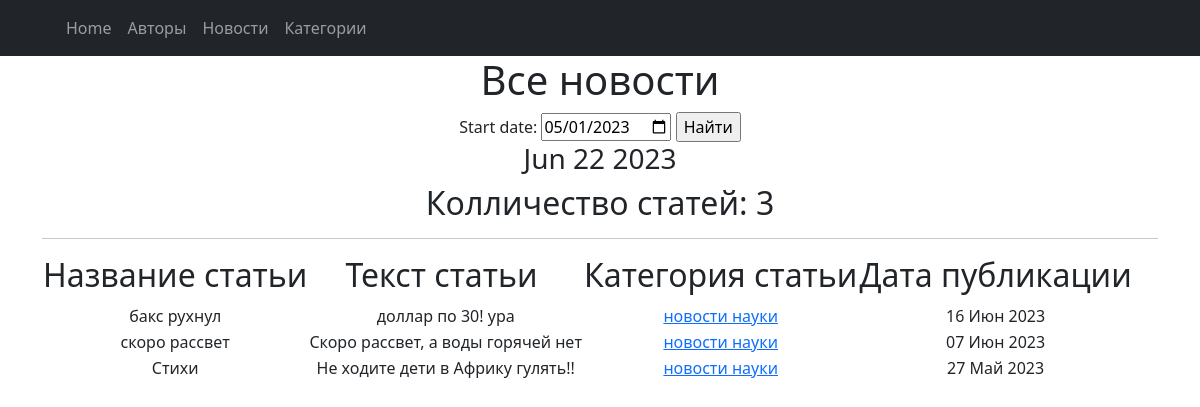
Page /category/4 on the committed database.
### news/models.py (models this page shows, shortened)
class Post(models.Model):
    objects = None
    news = 'NW'
    states = 'PS'
    TYPE = [
        (news, 'Новость'),
        (states, 'Статья')
    ]
    post_tip = models.CharField(max_length=10, choices=TYPE, default=states)
    date_in = models.DateField(auto_now_add=True)
    header = models.CharField(max_length=255)
    contents = models.TextField(blank=True)
    author = models.ForeignKey(Author, on_delete=models.CASCADE)
    category = models.ManyToManyField(to=Category, through='PostCategory', related_name='PostCategory')
    rating_post = models.IntegerField(default=0, validators=[MinValueValidator(0.0)])

class Category(models.Model):
    objects = None
    name = models.CharField(max_length=20, default='местные новости')
    subscribers = models.ManyToManyField(User, blank=True, null=True, related_name='subscribers')

### news/views.py (the view)
# urls.py: path('category/<int:pk>', PostCategory.as_view(), name='posts_of_category_list'),
class PostCategory(ListView):
    model = Post
    ordering = '-id'
    template_name = 'post/news.html'
    context_object_name = 'posts'
    def get_queryset(self):
        self.queryset = Category.objects.get(pk=self.kwargs['pk']).PostCategory.all()
        return super().get_queryset()
    def get_context_data(self, **kwargs):
        context = super().get_context_data(**kwargs)
        context['is_not_subscribers'] = self.request.user not in Category.objects.get(pk=self.kwargs['pk']).subscribers.all()
        context['category'] = self.queryset
        return context

### news/templatetags/custom_tags.py (called while the page is built)
@register.simple_tag()
def current_time(format_string='%b %d %Y'):
   return datetime.utcnow().strftime(format_string)

### templates/post/news.html (shortened to what this page needs)
{% extends 'flatpages/default.html' %}
     {% load custom_filter %}
     {% load custom_tags %}
        {% block content %}
           <h1>Все новости</h1>
           <form action=" " method="get">
               <label for="start">Start date:</label>
            <input type="date" id="start" name="date_in__iexact"
               value="2023-05-01"
               min="2018-01-01" max="2023-12-31">
               <input type="submit" value="Найти" />
   </form>
        <h3>{% current_time '%b %d %Y' %}</h3>
        <h2>Колличество статей: {{ posts|length  }} </h2>
           <hr>
           {% if posts %}
               <table>
                   <tr>
                       <td><h2>Название статьи</h2></td>
                       <td><h2>Текст статьи&nbsp;</h2></td>
                       <td><h2> Категория статьи</h2></td>
                       <td><h2> Дата публикации</h2></td>
                   </tr>
                   {% for post in posts %}
                    <tr>
                      <td>{{ post.header}}</td>
                      <td>{{ post.contents|truncatechars:50}}</td>
                      <td>{% for category in post.category.all %}
                          <a href="{% url 'posts_of_category_list' category.id%}"> {{ category.name }} </a>
                          {% endfor %}
                      </td>
                      <td>{{ post.date_in|date:' d M Y' }}</td>
                    </tr>
                    {% endfor %}
               </table>
           {% else %}
               <h2>Новости нет!</h2>
           {% endif %}
        {% endblock content %}

### rows in the picture
Post: header "бакс рухнул", contents "доллар по 30! ура", date_in "16 Июн 2023"
Category: name "новости науки"
Post: header "скоро рассвет", contents "Скоро рассвет, а воды горячей нет", date_in "07 Июн 2023"
Post: header "Стихи", contents "Не ходите дети в Африку гулять!!", date_in "27 Май 2023"

### other values in the picture
{{ posts|length }} "3"
